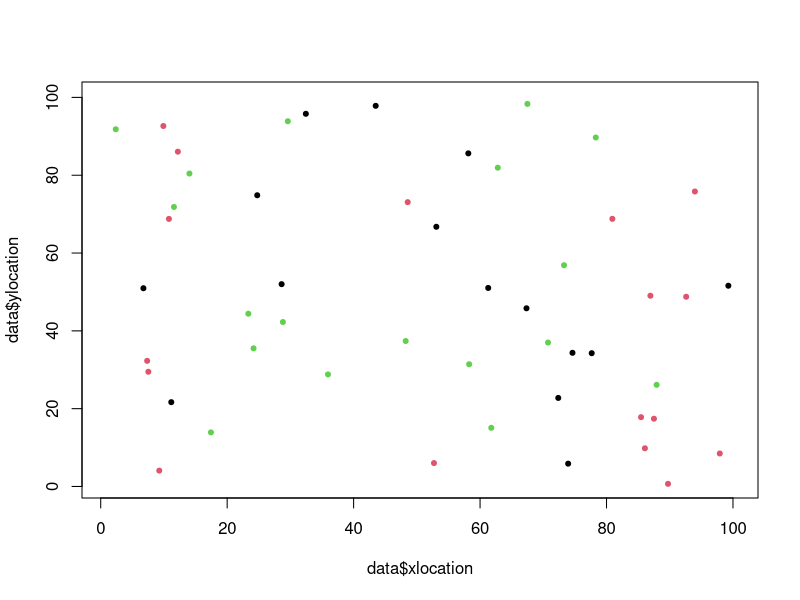

Reproduce this figure in R. (Note: this script raises an error after producing the figure.)
#Load packages
library(tidyverse) 
library(gridExtra)
# Set up a grid to represent land
#Place individuals on plot
xsize = ysize = 100
numInd = 50
numSpecies = 3
data <-  tibble("ID" = 1:numInd, "age" = sample(150, numInd, replace = TRUE), 
                 species = sample(numSpecies, 50, replace = TRUE), "xlocation" = runif(50, 0, 100), 
                 "ylocation" = runif(50,0,100), "parentalDistance" = 0)

herbivores <- data %>%  slice_sample(n = 10) %>% select(-c(ID, age, parentalDistance))
herbivores <- herbivores %>% mutate(ID = 1:nrow(herbivores), age = 0)
plot(data$xlocation, data$ylocation, col = data$species, pch = 20, xlim = c(1,100), ylim = c(1,100))

#Set up rates of birth/death/growth etc...
deltaT = 1 #1 year periods of growth
ageChange = deltaT
maxAge = 150
seeds = 10
dispParam = 10 #dispersalParam
DensParam = 3.2 #DensityParam
DensParam1 = 200
uniqueSp = unique(data$species)
numYears = 150
herbParam1 = 100
herbParam2 = 10
speciesPop = NULL
herbPop = NULL
### MAIN LOOP ####

##Currently using for loops to determine parameters##


for(t in seq(0, numYears, by = deltaT)){ 
  #grow
  data$age = data$age + deltaT
  herbivores$age = herbivores$age + 1
  #disperse seeds/
  Ind = data[1, ]
  babies <- dispersal(Ind, data$species, data$xlocation, data$ylocation)
  #survival of seeds
  babies <- seedPredation(babies, babies$parentalDistance)
  data <- bind_rows(data, babies)
  #Background death of adults. Death rate decreases with age
  data <- backgroundDeath(data, data$age)
  #Conspecific density death
  livePastDens = NULL
  for (k in 1:length(uniqueSp)){
    sp = uniqueSp[k]
    subPop = subset(data, species == sp)
    survived <- densityPredation(subPop, subPop$age, subPop$ID, subPop$xlocation, subPop$ylocation)
    livePastDens <-  bind_rows(livePastDens, survived)
    livePastDens <- livePastDens[order(livePastDens$ID), ]
  }
  data <- livePastDens
  #trees over max age die
  data  <- filter(data, age <= 150)
  
  
  #Herbivores die
  herbivores <- herbivoreDeath(data, herbivores)
  
  #Herbivores reproduce
  newHerbivores <- herbivoreGrowth(data, herbivores)
  herbivores <- bind_rows(herbivores, newHerbivores)
  herbivores <- herbivores[!duplicated(herbivores$xlocation) & !duplicated(herbivores$ylocation),]
  
  #Herbivores damage trees
  data <-  herbivory(data, herbivores)
  
  
  plot(data$xlocation, data$ylocation, col = data$species, pch = 20, xlim = c(1,100), ylim = c(1,100))
  
  #Supplemental funs
  countSpecies <- speciesSize(data$species)
  speciesPop <-  bind_rows(speciesPop, countSpecies)
  countHerbs <- speciesSize(herbivores$species)
  herbPop <- bind_rows(herbPop, countHerbs)
  

}

grid.arrange(plotSpecies(speciesPop), plotHerbSpecies(herbPop), ncol = 1)
plot(herbivores$xlocation, herbivores$ylocation, col = herbivores$species, pch = 20, xlim = c(1,100), ylim = c(1,100))





##### MAIN FUNCTIONS #######

#Disperse 10 seeds per parent
dispersal <- function(Ind, species, xlocation, ylocation){
    babies = NULL
    Adults = tibble("species" = species, "x" = xlocation, "y" = ylocation)
    for (i in 1:nrow(Adults)){
      eachAdult = Adults[i,]
      for (j in 1:seeds){
        baby = Ind
        baby$age = as.integer(0)
        baby$ID  = max(data$ID) + (10*(i-1)) + j
        baby$species  =  eachAdult$species
        babyDist = abs(rnorm(1, mean=0, sd=dispParam))
        xDirection = runif(1)
        baby$xlocation = ((xDirection*babyDist) + eachAdult$x) %% xsize
        baby$ylocation = (((1-xDirection) * babyDist) + eachAdult$y) %% ysize
        baby$parentalDistance = babyDist
        babies <- bind_rows(babies, baby)
      }
    }
    return(babies)
    
}



#Seeds predated based on distance from parent
seedPredation <- function(Babies, parentalDist){
  babySurv = NULL
  for (i in 1:nrow(Babies)){
    dist = parentalDist[i]
    danger = 1/dist
    luck = runif(1)*danger
    indDeath = luck > 0.1
    babySurv[i] = indDeath
  }
  return(Babies[!babySurv, ])
}

#predation based on conspecifics nearby
densityPredation <- function(subPop, age, ID, xlocation, ylocation){
  survived = NULL
  dead = NULL
  indSpecies <-  data.frame(cbind("ID" = ID, "age" = age, "xlocation" = xlocation, "ylocation" = ylocation))
  for (i in 1:nrow(subPop)){
    neighbors <-  NULL
    ageInd = age[i]
    indX <-  xlocation[i]
    indY <-  ylocation[i]
    xNeighbors = data.frame(subset(indSpecies, xlocation <= indX + DensParam & xlocation >= indX 
                                   - DensParam
                                   & xlocation != indX))
    yNeighbors = data.frame(subset(indSpecies, ylocation <= indY + DensParam & 
                                     ylocation >= indY - DensParam
                                   & ylocation != indY))
    neighbors = bind_rows(neighbors,xNeighbors)
    neighbors = bind_rows(neighbors, yNeighbors)
    neighbors = unique(neighbors)
    prob <- ifelse(nrow(neighbors)>0,  (DensParam1/nrow(neighbors) * (ageInd+1))/((max(neighbors$age))+1),
           1.01)
    ifelse(runif(1) < prob, survived <-  bind_rows(subPop[i, ], survived), next)
  }
  return(survived)
}

#Natural Background death
backgroundDeath <- function(population, age){
  living = c()
  probDeath = c()
  for (i in 1:nrow(population)){
    probDeath[i] <- ifelse(age[i] > 0,  0.4/age[i], 0.7)
    alive <- (runif(1) > probDeath[i])
    living[i] = alive
  }
  return(population[living,])
}






#### HERBIVORY STUFF ######


#Herbivory function: herbivores kill trees
herbivory <- function(trees, herbivores){
  deadTrees = NULL
  for (i in 1:nrow(herbivores)){
    indHerbivore = herbivores[i, ]
    infected = data[data$xlocation == indHerbivore$xlocation  & data$ylocation == indHerbivore$ylocation, ]
    probSurv = (infected$age / (((indHerbivore$age)+1)*7))
    survived= (probSurv > runif(1))
    if(!isTRUE(survived)){
      deadTrees <- bind_rows(deadTrees, infected)
    }
  }
  deadID = deadTrees$ID
  return(subset(trees, !(ID %in% deadID)))
}

herbivoreGrowth <- function(trees, herbivores){
  infectedTrees <- NULL
  herbivoreLocs <- tibble(x = herbivores$xlocation, y = herbivores$ylocation)
  for (i in 1:nrow(herbivores)){
    indHerbivore <- herbivores[i, ]
    for (j in 1:3){
      xDisplacement <- (indHerbivore$xlocation + rnorm(1,0, sd = 6))
      yDisplacement <- (indHerbivore$ylocation + rnorm(1,0, sd = 6))
      infectedTree <- subset(trees, xlocation > xDisplacement - 5 & xlocation < xDisplacement + 5 &
                               ylocation > yDisplacement - 5 & ylocation < yDisplacement + 5 &
                               xlocation != indHerbivore$xlocation & ylocation != indHerbivore$ylocation &
                               species == indHerbivore$species)
      infectedTrees <- bind_rows(infectedTrees, infectedTree)
    }
  }
  if(nrow(infectedTrees) > 0){
    newHerbivores <- infectedTrees %>%  select(-c(parentalDistance, ID, age)) %>% 
      mutate(ID = seq(max(herbivores$ID)+1, 
      max(herbivores$ID)+nrow(infectedTrees)), age = 0)
  }else{
    newHerbivores <- NULL
  }
  return(newHerbivores)
}

herbivoreDeath <- function(trees, herbivores){
  dead = NULL
  totalInf = NULL
  for (i in 1:nrow(herbivores)){
    indHerbivore = herbivores[i, ]
    infected = data[data$xlocation == indHerbivore$xlocation  & data$ylocation == indHerbivore$ylocation, ]
    if (nrow(infected) < 1){
      dead <- bind_rows(dead, indHerbivore)
    }
  }
  herbID = dead$ID
  return(subset(herbivores, !(ID %in% herbID)))
}






### SUPPLEMENTAL FUNCTIONS###

#Used to plot population over time
plotSize <- function(popSize){
  popTime <- tibble("gen" = c(1:length(popSize)), "population" = popSize)
  plot(popTime$gen, popTime$population, type = "b", col = "blue")
}

#used to plot average density for a specific parameter
densSize <- function(xlocation, ylocation){
  Densities = NULL
  for (i in seq(0,95, by = 5)){
    popSegment = subset(xlocation, xlocation > i & xlocation < i+5)
    Densities = c(Densities, length(popSegment))
  }
  return(mean(Densities))
}

#Track population of each species
speciesSize <- function(speciesTypes){
  a = speciesTypes[speciesTypes == 1]
  b = speciesTypes[speciesTypes == 2]
  c = speciesTypes[speciesTypes == 3]
  
  df <- tibble("Species 1" = length(a), "Species 2" = length(b), "Species 3" = length(c))
  return(df)
}


#Plot amount of each species
plotSpecies <- function(speciesPop){
  speciesPop <- add_column(speciesPop, gen = 1:nrow(speciesPop))
  speciesPop <- pivot_longer(speciesPop, cols = starts_with("Species"), names_to = "Species",
                             names_prefix = "Species ", values_to = "Count")
  ggplot(data = speciesPop, aes(gen, Count, col = Species))+
    geom_point()+
    geom_line()+
    ylim(0, max(speciesPop$Count))+
    ylab("Tree Count")
  
}
plotHerbSpecies <- function(speciesPop){
  speciesPop <- add_column(speciesPop, gen = 1:nrow(speciesPop))
  speciesPop <- pivot_longer(speciesPop, cols = starts_with("Species"), names_to = "Species",
                             names_prefix = "Species ", values_to = "Count")
  ggplot(data = speciesPop, aes(gen, Count, col = Species))+
    geom_point()+
    geom_line()+
    ylim(0, max(speciesPop$Count))+
    ylab("Herbivore Count")
  
}
#If want to track pop/dens put this in main loop and recreate variables popSize and avgDens
#Then use plotSize and densSize functions
popSize = c(popSize, nrow(data))
currentDens <- densSize(data$xlocation, data$ylocation)
avgDens <- c(avgDens, currentDens)
